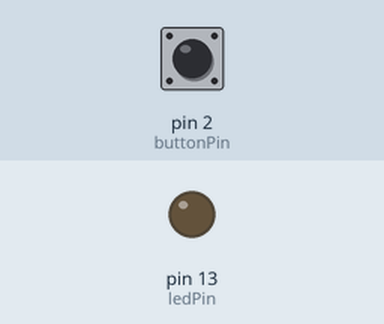
This sketch was run on a simulated Arduino Uno, built with avr-gcc and run on an emulated ATmega328P. Parts: output pins drawn as LEDs (lit = HIGH). The inputs (shaded band) are chosen by the test bench; at power-on: pin 2 (buttonPin) LOW.

Above: at 1.2 s.
1.3 s: pin 2 (buttonPin) pulled HIGH for 0.15 s
At 1.9 s:
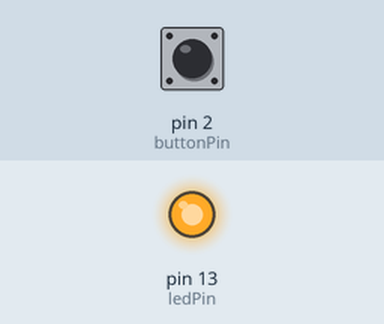
2.9 s: pin 2 (buttonPin) pulled HIGH for 1 s
At 4.3 s:
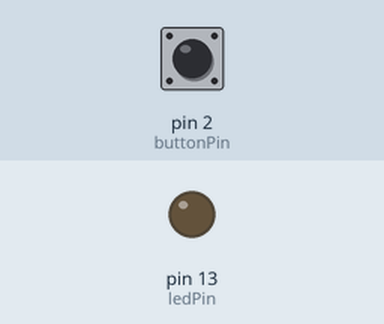
5.4 s: pin 2 (buttonPin) pulled HIGH for 3.2 s
At 6.3 s:
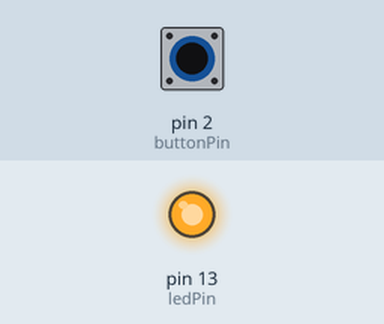
Timing chart, 0 to 8.4 s (numbered marks = the images above; inputs shaded):
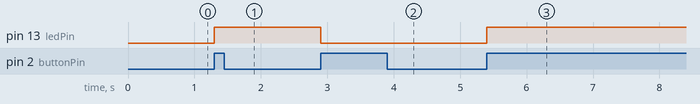

The sketch:

LED_Timer.ino
```cpp
// Define button and LED pins
const int buttonPin = 2;
const int ledPin = 13;

// Variables to store button state
int buttonState = 0;
int lastButtonState = 0;

// Variables to store LED state
bool ledState = false;

// Variables to store timer state
unsigned long previousMillis = 0;
const long interval = 1000 * 60 * 60;  // 1 hour in milliseconds
bool timerRunning = false;

void setup() {
  pinMode(buttonPin, INPUT);
  pinMode(ledPin, OUTPUT);
  Serial.begin(9600);
}

void loop() {
  // Read the state of the button
  buttonState = digitalRead(buttonPin);

  // Check if the button is pressed
  if (buttonState == HIGH && lastButtonState == LOW) {
    if (!timerRunning) {
      // Start the timer
      previousMillis = millis();
      timerRunning = true;
      digitalWrite(ledPin, HIGH);
    } else {
      // Stop the timer
      timerRunning = false;
      digitalWrite(ledPin, LOW);
    }
  }

  // Update the last button state
  lastButtonState = buttonState;

  // Check if the timer is running
  if (timerRunning) {
    // Check if it's time to flash the LED
    unsigned long currentMillis = millis();
    if (currentMillis - previousMillis >= interval) {
      // Timer has finished, flash the LED
      flashLED();
      timerRunning = false;
    }
  }

  // Delay to debounce the button
  delay(50);
}

void flashLED() {
  for (int i = 0; i < 20; i++) {
    digitalWrite(ledPin, HIGH);
    delay(250);
    digitalWrite(ledPin, LOW);
    delay(250);
  }
}
```

Measured:
- after the input at 1.3 s, pin 13 (ledPin): LOW → HIGH at once
- after the input at 2.9 s, pin 13 (ledPin): HIGH → LOW at once
- after the input at 5.4 s, pin 13 (ledPin): LOW → HIGH at once
